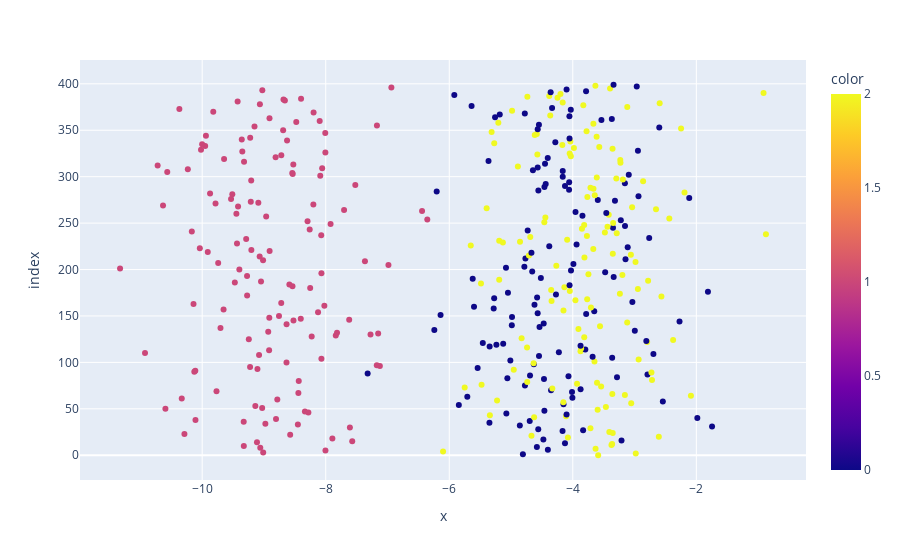

Write notebook code for a chart like this one.
### Markdown cell above
# Test

### Code cell
# Testing
if __name__ == "__main__":
    from sklearn.datasets import make_blobs

    X, y = make_blobs(
        centers=3, n_samples=400, n_features=2, shuffle=True, random_state=40
    )
    print(X.shape), 
    
    clusters = len(np.unique(y))
    print(clusters)

    k = KMeans(K=clusters, max_iters=150, plot=True)
    y_pred = k.fit(X)
    
    # plot
    print("____________________final plot____________________")
    k._plot_(X, k._get_cluster_labels(k.clusters))
    k._plot()
    
    # ploting Error 
    print("____________________Error plot____________________")
    error_plot(X, max_cluster=15)
    plt.xlabel('K')
    plt.ylabel('Error')

### Figure 1 — Plotly figure (JSON) as saved in the notebook; plotly's stock layout.template omitted (floating-point values rounded to 4 significant figures; data arrays with more than 128 entries replaced by an {"elided": "..."} marker saying what was removed)
{"data": [{"hovertemplate": "x=%{x}<br>index=%{y}<br>color=%{marker.color}<extra></extra>", "legendgroup": "", "marker": {"color": {"elided": "400 int values"}, "coloraxis": "coloraxis", "symbol": "circle"}, "mode": "markers", "name": "", "orientation": "h", "showlegend": false, "type": "scatter", "x": {"elided": "400 float values"}, "xaxis": "x", "y": {"elided": "400 int values"}, "yaxis": "y"}], "layout": {"coloraxis": {"colorbar": {"title": {"text": "color"}}, "colorscale": [[0, "#0d0887"], [0.1111, "#46039f"], [0.2222, "#7201a8"], [0.3333, "#9c179e"], [0.4444, "#bd3786"], [0.5556, "#d8576b"], [0.6667, "#ed7953"], [0.7778, "#fb9f3a"], [0.8889, "#fdca26"], [1, "#f0f921"]]}, "legend": {"tracegroupgap": 0}, "margin": {"t": 60}, "xaxis": {"anchor": "y", "domain": [0, 1], "title": {"text": "x"}}, "yaxis": {"anchor": "x", "domain": [0, 1], "title": {"text": "index"}}}}
